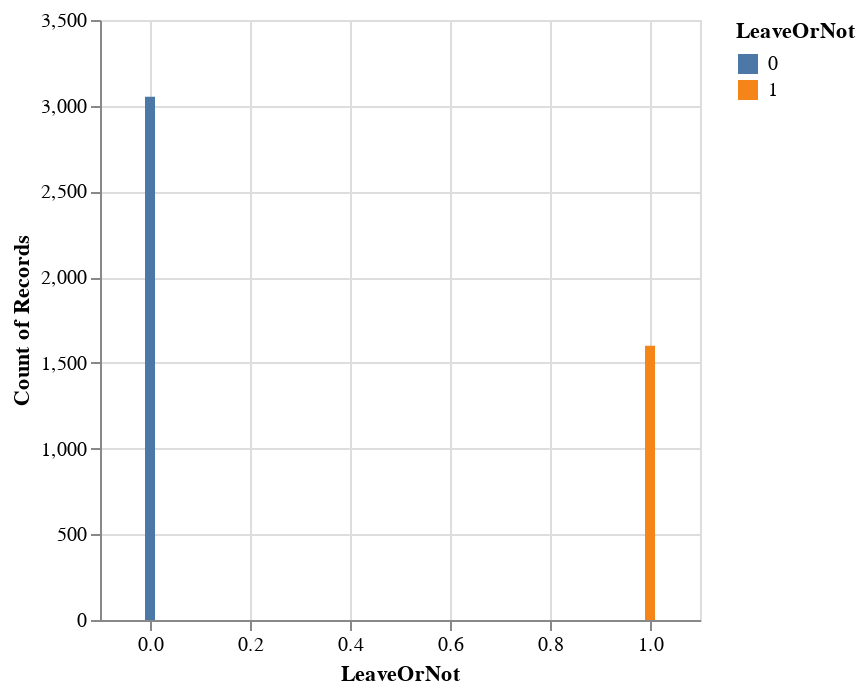

The notebook cell saved with this chart:
### Code cell
DeepnoteChart(dataframeP, """{"layer":[{"layer":[{"mark":{"clip":true,"type":"bar","tooltip":true},"encoding":{"x":{"sort":null,"type":"quantitative","field":"LeaveOrNot","scale":{"type":"linear"}},"y":{"sort":null,"type":"quantitative","field":"LeaveOrNot","scale":{"type":"linear"},"aggregate":"count"},"color":{"sort":null,"type":"nominal","field":"LeaveOrNot","scale":{"scheme":"tableau10"}}}}]}],"title":"","config":{"legend":{}},"$schema":"https://vega.github.io/schema/vega-lite/v5.json","encoding":{}}""")

### Figure 1 — Vega-Lite specification as saved in the notebook (floating-point values rounded to 4 significant figures; data arrays with more than 128 entries replaced by an {"elided": "..."} marker saying what was removed)
{"layer": [{"layer": [{"mark": {"clip": true, "type": "bar", "tooltip": true}, "encoding": {"x": {"sort": null, "type": "quantitative", "field": "LeaveOrNot", "scale": {"type": "linear"}}, "y": {"sort": null, "type": "quantitative", "field": "LeaveOrNot", "scale": {"type": "linear"}, "aggregate": "count"}, "color": {"sort": null, "type": "nominal", "field": "LeaveOrNot", "scale": {"scheme": "tableau10"}}}}]}], "title": "", "config": {"legend": {}}, "$schema": "https://vega.github.io/schema/vega-lite/v5.json", "encoding": {}, "data": {"values": {"elided": "4653 records"}}}
